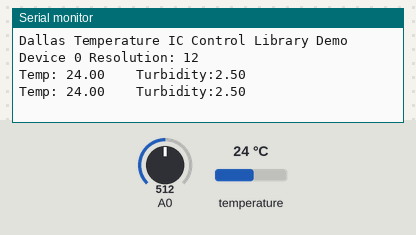
Bench run of a sketch on a simulated Arduino Uno, built with avr-gcc and run on an emulated ATmega328P. On the bench: the last lines printed to the serial monitor. The test bench sets the inputs (shaded band); at power-on: temperature 24 °C, A0 = 512.

Above: at 2.0 s.
2.1 s: temperature set to 12 °C
At 2.9 s:
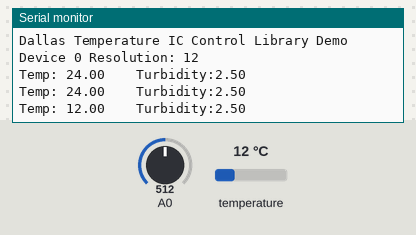
3.6 s: A0 set to 716
At 4.7 s:
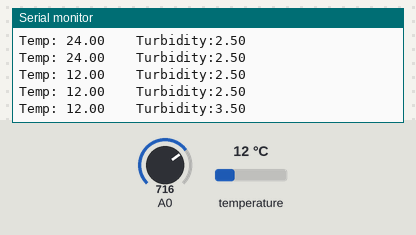
5.1 s: temperature set to 19 °C
At 6.4 s:
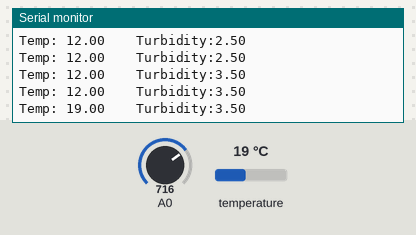
6.6 s: A0 set to 900
At 7.3 s:
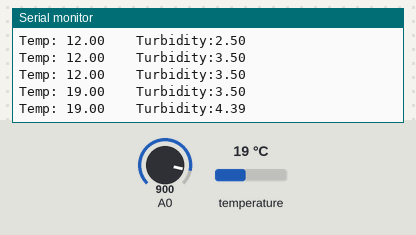
Timing chart, 0 to 9.1 s (numbered marks = the images above; inputs shaded):
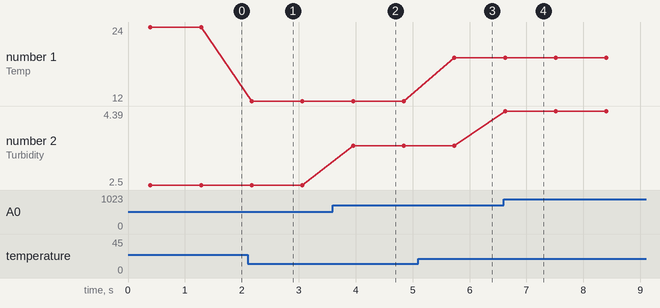

The sketch:

Temp_Sensor_w_turbidity.ino
```cpp
#include <OneWire.h>
#include <DallasTemperature.h>

// Data wire is plugged into pin 2 on the Arduino
#define ONE_WIRE_BUS 2

// Setup a oneWire instance to communicate with any OneWire devices
// (not just Maxim/Dallas temperature ICs)
OneWire oneWire(ONE_WIRE_BUS);

// Pass our oneWire reference to Dallas Temperature.
DallasTemperature sensors(&oneWire);

// switch pin on digital 3


void setup(void)
{
  // start serial port
  Serial.begin(9600);
  Serial.println("Dallas Temperature IC Control Library Demo");

  // Start up the library
  sensors.begin();

  Serial.print("Device 0 Resolution: ");
  Serial.print(sensors.getResolution(), DEC);
  Serial.println();

  sensors.setResolution(11);

}


void loop(void)
{

  // call sensors.requestTemperatures() to issue a global temperature
  // request to all devices on the bus
  sensors.requestTemperatures(); // Send the command to get temperatures

  Serial.print("Temp: ");
  Serial.print(sensors.getTempCByIndex(0)); // Why "byIndex"?
    // You can have more than one IC on the same bus.
    // 0 refers to the first IC on the wire

  // Turbidity
  int sensorValue = analogRead(A0);// read the input on analog pin 0:
  float voltage = sensorValue * (5.0 / 1024.0); // Convert the analog reading (which goes from 0 - 1023) to a voltage (0 - 5V):
  Serial.print("    Turbidity:");
  Serial.println(voltage); // print out the value you read:

    delay(500);
}
```

Measured:
- after the input at 2.1 s, the serial monitor: prints a new line after 0.07 s (image 1)
- after the input at 3.6 s, the serial monitor: prints a new line after 0.35 s (image 2)
- after the input at 5.1 s, the serial monitor: prints a new line after 0.63 s (image 3)
- after the input at 6.6 s, the serial monitor: prints a new line at once (image 4)
- plotted number 1: 12 → 19 after the input at 5.1 s
- plotted number 2: 2.5 → 3.5 after the input at 3.6 s, 3.5 → 4.39 after the input at 6.6 s
